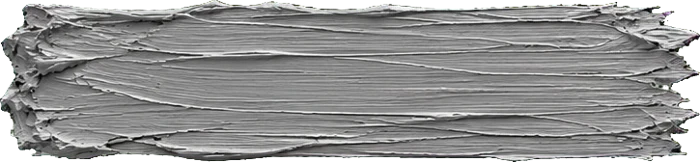
#> input picture feifei-ism/assets/strokes/st0.webp, 700 x 162 px
$ python -i brushbar.py   (imports and definitions only)
#> lines starting #> are read from the running program, lines starting #| are printed output that depends on the picture
### feifei-ism/stacks/chart/gen_style.py
import json
import os
import re
import shutil
import sys
import urllib.parse
import urllib.request
from pathlib import Path

HERE = Path(__file__).resolve().parent
ISM = HERE.parent.parent
FONTS = HERE / 'fonts'
STYLE = HERE / 'feifei.mplstyle'
GENERIC = {'serif', 'sans-serif', 'monospace', 'ui-monospace', 'cursive', 'fantasy', 'system-ui'}


def tokens():
    return json.loads((ISM / 'tokens/out/tokens.flat.json').read_text())


# [5 lines left out: function px, not called in this run]


def pt(v):
    return round(px(v) * 0.75, 3)


def fams(a):
    return [f for f in a if f not in GENERIC]


def c(v):
    return v.lstrip('#')


# [46 lines left out: function style, not called in this run]


def font_specs(t):
    return [(fams(t['FT'])[0], ''), (fams(t['FB'])[0], ':wght@400'), (fams(t['FE'])[0], ':ital@1'), (fams(t['FM'])[0], '')]


# [27 lines left out: functions fetch_fonts, main, not called in this run]


# [2 lines that do not run on import are left out]

### feifei-ism/stacks/chart/brushbar.py
import numpy as np
from PIL import Image
from matplotlib import font_manager
import matplotlib.pyplot as plt

from gen_style import FONTS, ISM, STYLE, fams, pt, px, tokens

# [1 line that did not run here, left out]
_TEX = []


# [11 lines left out: functions use, family, not called in this run]


def rgb(hexv):
    h = hexv.lstrip('#')
    return np.array([int(h[i:i + 2], 16) for i in (0, 2, 4)], dtype=np.float32) / 255


# [101 lines left out: functions textures, paint, fit, core, pull, table and 1 more, not called in this run]


def on_paper(png, out):
#> called with png = '../../assets/strokes/st0.webp', out = 'out.png'
    chart_im = Image.open(png).convert('RGBA')
#> chart_im is the input picture: PIL image 700x162 RGBA; mean R, G, B, A 127.1, 127.4, 126.8, 227.1
    paper = Image.open(ISM / 'assets/paper/xuan_sheet.webp').convert('RGBA').resize(chart_im.size, Image.LANCZOS)
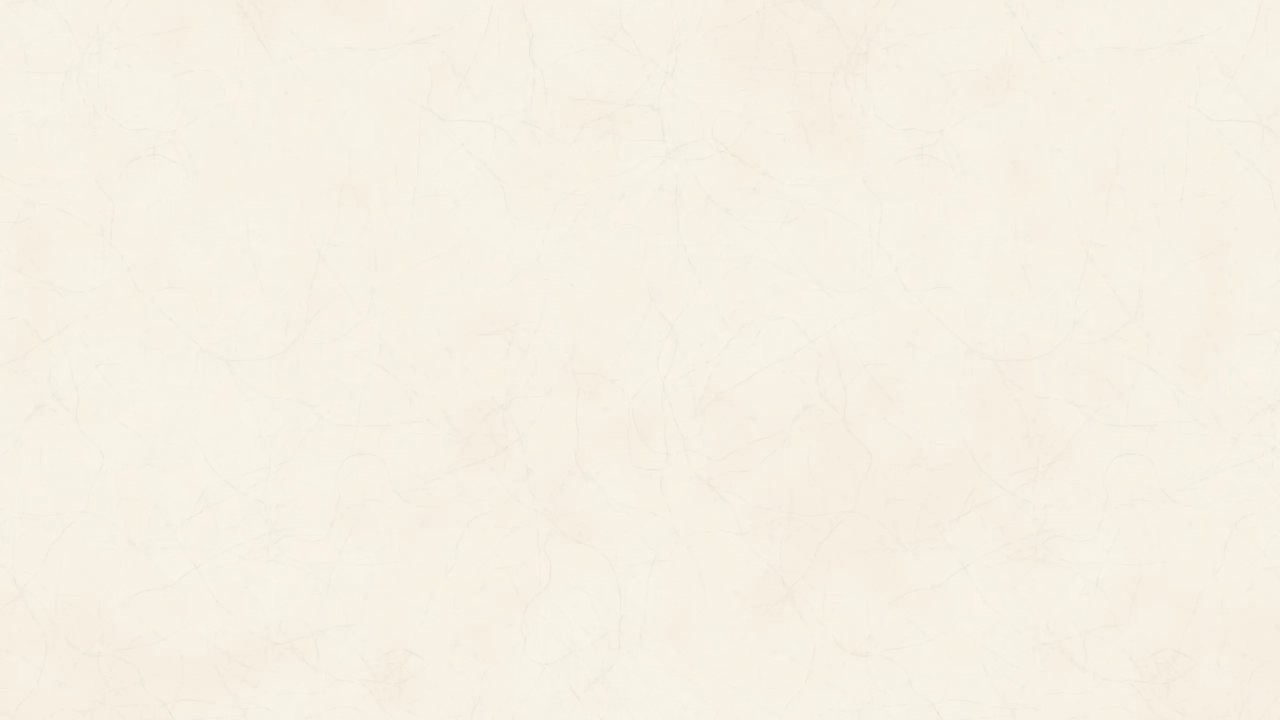
#> input picture feifei-ism/assets/paper/xuan_sheet.webp, 2560 x 1440 px (shown at 1/2 size)
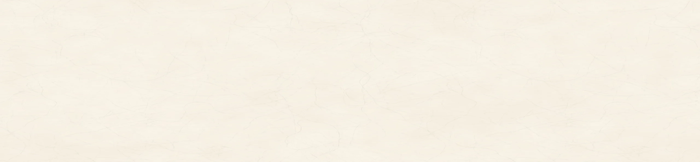
#> paper: PIL image 700x162 RGBA; mean R, G, B, A 246.4, 240.3, 228.1, 255
    Image.alpha_composite(paper, chart_im).convert('RGB').save(out, optimize=True)


__all__ = ['use', 'pull', 'table', 'chart', 'on_paper', 'family', 'T']

>>> result = on_paper('../../assets/strokes/st0.webp', 'out.png')
